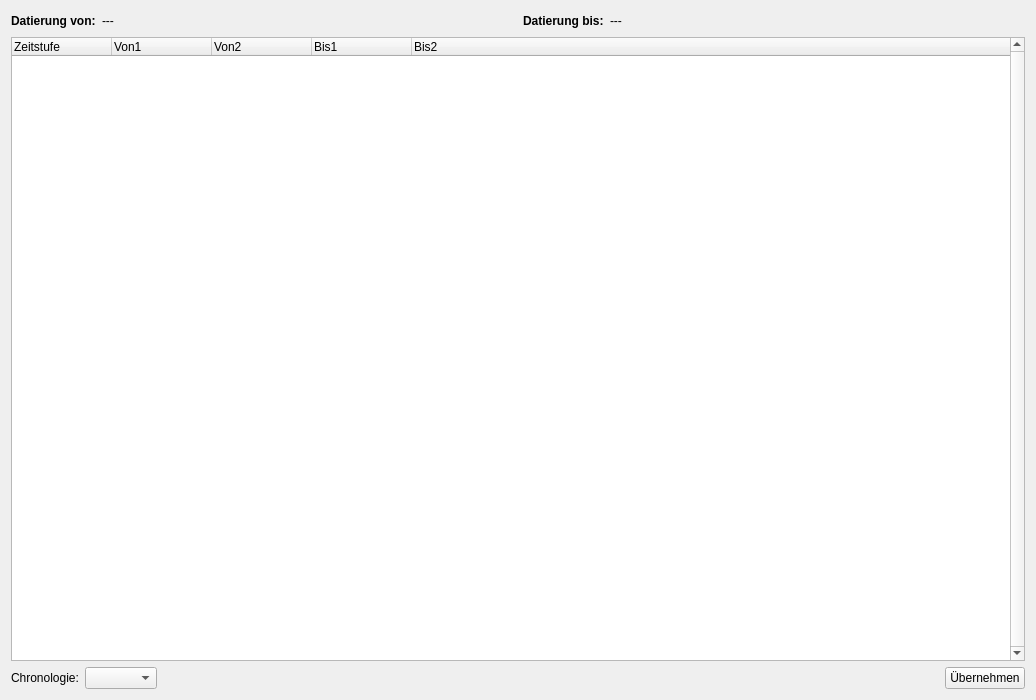
<?xml version="1.0" encoding="UTF-8"?>
<ui version="4.0">
 <class>apisChronologyDialog</class>
 <widget class="QDialog" name="apisChronologyDialog">
  <property name="geometry">
   <rect>
    <x>0</x>
    <y>0</y>
    <width>1036</width>
    <height>700</height>
   </rect>
  </property>
  <property name="windowTitle">
   <string>APIS Chronologie</string>
  </property>
  <layout class="QVBoxLayout" name="verticalLayout">
   <item>
    <layout class="QHBoxLayout" name="horizontalLayout_2">
     <item>
      <widget class="QLabel" name="label">
       <property name="font">
        <font>
         <weight>75</weight>
         <bold>true</bold>
        </font>
       </property>
       <property name="text">
        <string>Datierung von:</string>
       </property>
      </widget>
     </item>
     <item>
      <widget class="QLabel" name="uiStartLbl">
       <property name="text">
        <string>---</string>
       </property>
      </widget>
     </item>
     <item>
      <spacer name="horizontalSpacer_2">
       <property name="orientation">
        <enum>Qt::Horizontal</enum>
       </property>
       <property name="sizeHint" stdset="0">
        <size>
         <width>40</width>
         <height>20</height>
        </size>
       </property>
      </spacer>
     </item>
     <item>
      <widget class="QLabel" name="label_3">
       <property name="font">
        <font>
         <weight>75</weight>
         <bold>true</bold>
        </font>
       </property>
       <property name="text">
        <string>Datierung bis:</string>
       </property>
      </widget>
     </item>
     <item>
      <widget class="QLabel" name="uiEndLbl">
       <property name="text">
        <string>---</string>
       </property>
      </widget>
     </item>
     <item>
      <spacer name="horizontalSpacer">
       <property name="orientation">
        <enum>Qt::Horizontal</enum>
       </property>
       <property name="sizeHint" stdset="0">
        <size>
         <width>40</width>
         <height>20</height>
        </size>
       </property>
      </spacer>
     </item>
    </layout>
   </item>
   <item>
    <widget class="QTreeWidget" name="uiChronologyTree">
     <property name="verticalScrollBarPolicy">
      <enum>Qt::ScrollBarAlwaysOn</enum>
     </property>
     <property name="tabKeyNavigation">
      <bool>true</bool>
     </property>
     <property name="showDropIndicator" stdset="0">
      <bool>false</bool>
     </property>
     <property name="alternatingRowColors">
      <bool>true</bool>
     </property>
     <property name="selectionMode">
      <enum>QAbstractItemView::SingleSelection</enum>
     </property>
     <property name="selectionBehavior">
      <enum>QAbstractItemView::SelectRows</enum>
     </property>
     <property name="indentation">
      <number>30</number>
     </property>
     <property name="uniformRowHeights">
      <bool>true</bool>
     </property>
     <attribute name="headerVisible">
      <bool>true</bool>
     </attribute>
     <attribute name="headerShowSortIndicator" stdset="0">
      <bool>false</bool>
     </attribute>
     <column>
      <property name="text">
       <string>Zeitstufe</string>
      </property>
     </column>
     <column>
      <property name="text">
       <string>Von1</string>
      </property>
     </column>
     <column>
      <property name="text">
       <string>Von2</string>
      </property>
     </column>
     <column>
      <property name="text">
       <string>Bis1</string>
      </property>
     </column>
     <column>
      <property name="text">
       <string>Bis2</string>
      </property>
     </column>
    </widget>
   </item>
   <item>
    <layout class="QHBoxLayout" name="horizontalLayout">
     <item>
      <widget class="QLabel" name="label_5">
       <property name="text">
        <string>Chronologie:</string>
       </property>
      </widget>
     </item>
     <item>
      <widget class="QComboBox" name="uiChronologyCombo">
       <property name="sizeAdjustPolicy">
        <enum>QComboBox::AdjustToContents</enum>
       </property>
      </widget>
     </item>
     <item>
      <spacer name="horizontalSpacer_3">
       <property name="orientation">
        <enum>Qt::Horizontal</enum>
       </property>
       <property name="sizeHint" stdset="0">
        <size>
         <width>40</width>
         <height>20</height>
        </size>
       </property>
      </spacer>
     </item>
     <item>
      <widget class="QPushButton" name="uiSubmitBtn">
       <property name="text">
        <string>Übernehmen</string>
       </property>
       <property name="autoDefault">
        <bool>false</bool>
       </property>
      </widget>
     </item>
    </layout>
   </item>
  </layout>
 </widget>
 <resources/>
 <connections/>
</ui>
